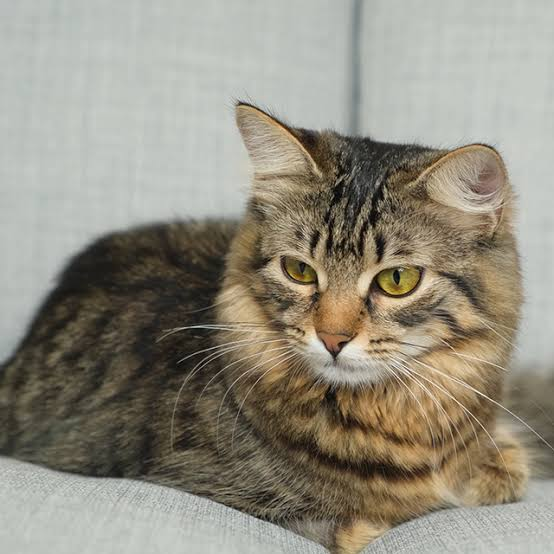
#> input picture imagini/images.jpeg, 554 x 554 px, found by its file name
$ python tema1.py
#> lines starting #> are read from the running program, lines starting #| are printed output that depends on the picture; long printed decimals are rounded
#> further down, image is the input picture: shape (554, 554, 3); mean B, G, R 127.9, 141.7, 146.6
import cv2
import numpy as np

def apply_multi_thresholding(image_path):
    img = cv2.imread(image_path, cv2.IMREAD_GRAYSCALE)
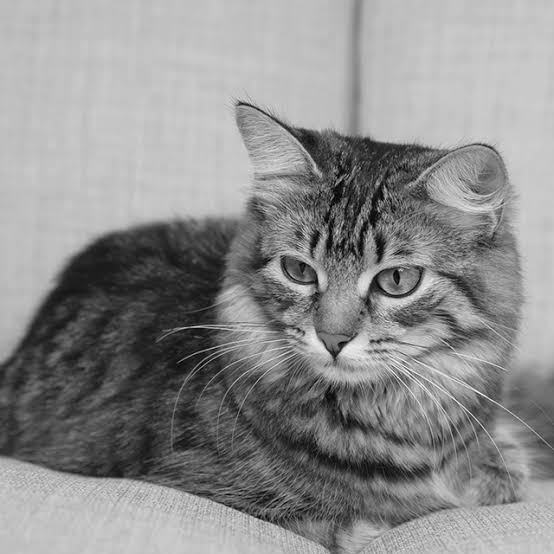
#> img: shape (554, 554); min 0, max 255, mean 141.6
    if img is None:
        print("Nu am putut deschide sau găsi imaginea")
        return

    img_float = img.astype(np.float32) / 255.0

    samples = img_float.reshape((-1, 1))

    K = 3
    labels = np.zeros(samples.shape[0], dtype=np.int32)
    centers = np.zeros((K, 1), dtype=np.float32)

    _, labels, centers = cv2.kmeans(samples, K, None,
                                     (cv2.TERM_CRITERIA_EPS + cv2.TERM_CRITERIA_COUNT, 100, 1.0),
                                     10, cv2.KMEANS_PP_CENTERS)
#> centers = [0.232, 0.744, 0.48]

    segmented_img = centers[labels.flatten()]
    segmented_img = segmented_img.reshape(img.shape)
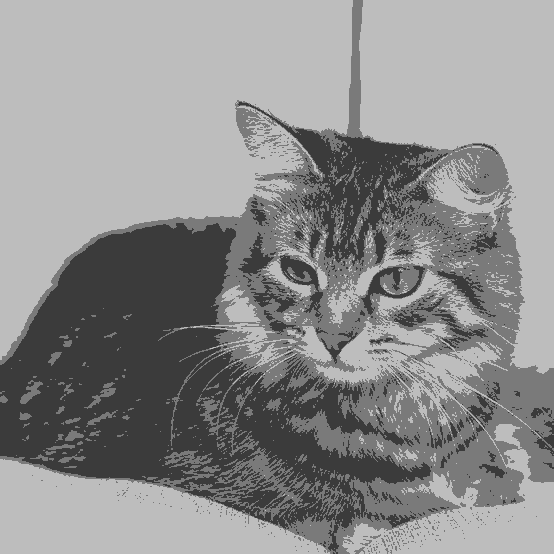
#> segmented_img: shape (554, 554) float32; min 0.232, max 0.744, mean 0.555
    segmented_img = (segmented_img * 255).astype(np.uint8)

    print("Valorile pragurilor (maximelor) obținute:")
    for center in centers.flatten():
        print(center * 255.0)
#> this loop made 3 passes
#> center on passes 1 to 3: 0.232, 0.744, 0.48
#| 59.216
#| 189.717
#| 122.408

    cv2.imshow("Imaginea dupa aplicarea pragurilor multiple", segmented_img)

def floyd_steinberg_dithering(src):
    for y in range(src.shape[0] - 1):
        for x in range(1, src.shape[1] - 1):
            old_pixel = src[y, x]
            new_pixel = 255 if old_pixel > 127 else 0
            src[y, x] = new_pixel
            error = old_pixel - new_pixel

            src[y, x + 1] = np.clip(src[y, x + 1] + error * 7 / 16, 0, 255)
            src[y + 1, x - 1] = np.clip(src[y + 1, x - 1] + error * 3 / 16, 0, 255)
            src[y + 1, x] = np.clip(src[y + 1, x] + error * 5 / 16, 0, 255)
            src[y + 1, x + 1] = np.clip(src[y + 1, x + 1] + error * 1 / 16, 0, 255)
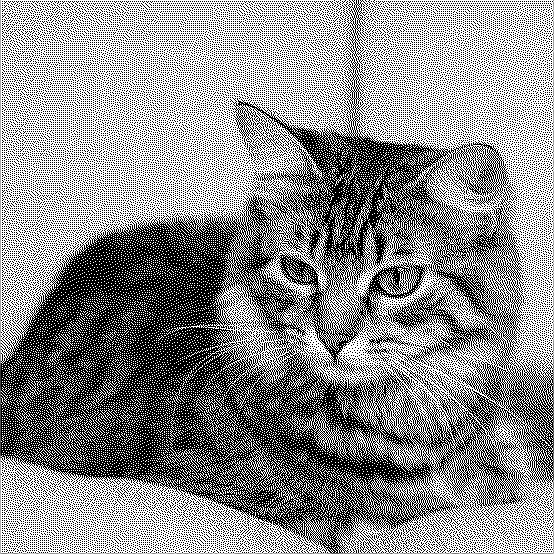
#> src: shape (554, 554); min 0, max 255, mean 139.8

if __name__ == "__main__":
    image_path = "/Users/didu/Desktop/proiect pi/imagini/images.jpeg"
    image = cv2.imread(image_path)
    if image is None:
        print("Could not open or find the image")
        exit(-1)

    apply_multi_thresholding(image_path)

    gray = cv2.cvtColor(image, cv2.COLOR_BGR2GRAY)
    dithered_image = gray.copy()
    floyd_steinberg_dithering(dithered_image)
    cv2.imshow("Floyd-Steinberg Dithering", dithered_image)

    cv2.waitKey(0)
    cv2.destroyAllWindows()
